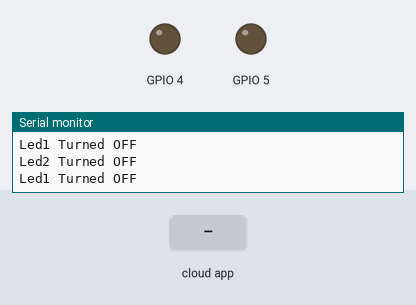
This sketch was run on a simulated ESP32. Parts: output pins drawn as LEDs (lit = HIGH), the last lines printed to the serial monitor. Inputs (shaded band) come from the test bench. WiFi joins after 1.5 s; servers stay silent unless stated; the Firebase database answers and starts empty.

Above: at 4.0 s.
4.1 s: the phone or cloud app sets LED1 to 1
At 5.3 s:
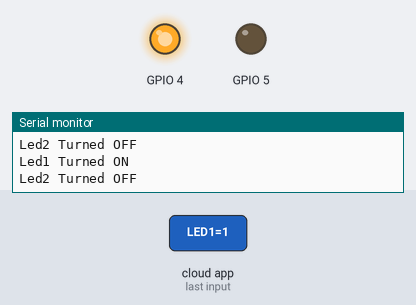
5.6 s: the phone or cloud app sets LED2 to 1
At 6.1 s:
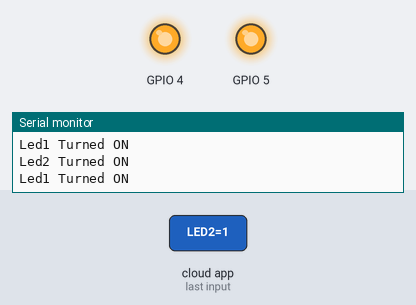
7.3 s: the phone or cloud app sets LED1 to 0
At 8.0 s:
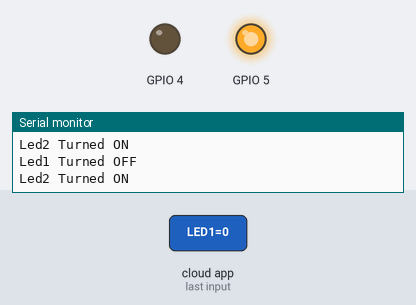
8.9 s: the phone or cloud app sets LED2 to 0
At 10.0 s:
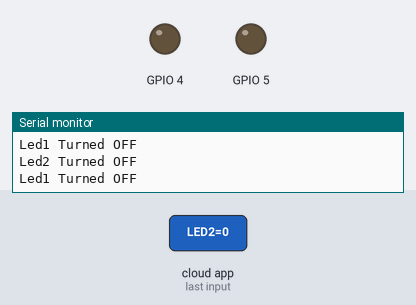
Timing chart, 0 to 11.6 s (numbered marks = the images above; inputs shaded):
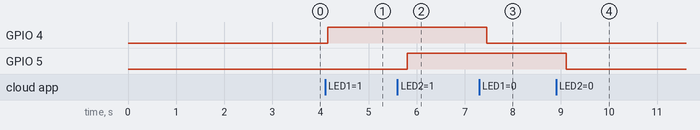

The sketch:

INLAB13TASK4.ino
```cpp
#include <WiFi.h>  // esp32 library
#include <IOXhop_FirebaseESP32.h> // firebase library
#define FIREBASE_HOST "ledcontrol-62944.firebaseio.com/"  //Your Firebase //Project URL goes here without "http:" , "\" and "/"
#define FIREBASE_AUTH "OxzrkO3madFgyyp4CNRCco0dS4ZLzXmtUG88SJ5k"
//Your Firebase Database Secret goes here
#define WIFI_SSID "PinkPanther"  //your WiFi SSID for which yout NodeMCU connects
#define WIFI_PASSWORD "AFA123E185"    //Password of your wifi network
String fireStatus = ""; // led status received from firebase
String fireStatus2 = "";
const int led1 = 4; const int led2=5;

void setup() { Serial.begin(9600); delay(1000);
pinMode(4, OUTPUT); pinMode(5, OUTPUT);

WiFi.begin(WIFI_SSID, WIFI_PASSWORD); //try to connect with wifi

Serial.print("Connecting to "); Serial.print(WIFI_SSID);
while (WiFi.status() != WL_CONNECTED) { Serial.print(".");
delay(500);

}

Serial.println(); Serial.print("Connected to ");

Serial.println(WIFI_SSID); Serial.print("IP Address is : ");
Serial.println(WiFi.localIP());  //print local IP address

Firebase.begin(FIREBASE_HOST, FIREBASE_AUTH); // connect to firebase

Firebase.setString("LED1", "0");  //send initial string of led status
Firebase.setString("LED2", "0");
}

void loop() {

fireStatus = Firebase.getString("LED1");  // get led status input from firebase

if (fireStatus == "1") {  // compare the input of led status received from firebase

Serial.println("Led1 Turned ON");

digitalWrite(4, HIGH);  // make output led ON

}

else if (fireStatus == "0") { // compare the input of led status received from firebase

Serial.println("Led1 Turned OFF");

digitalWrite(4, LOW); // make output led OFF

}

else {

Serial.println("Wrong Credential for LED1! Please send ON/OFF");

}

fireStatus2 = Firebase.getString("LED2");
if (fireStatus2 == "1") {  // compare the input of led status received from firebase

Serial.println("Led2 Turned ON");

digitalWrite(5, HIGH);  // make output led ON

}

else if (fireStatus2 == "0") {  // compare the input of led status received from firebase

Serial.println("Led2 Turned OFF");

digitalWrite(5, LOW); // make output led OFF

}

else {

Serial.println("Wrong Credential for LED2! Please send ON/OFF");

}
}
```

Measured:
- after the input at 4.1 s, GPIO 4: LOW → HIGH after 0.06 s
- after the input at 5.6 s, GPIO 5: LOW → HIGH after 0.21 s
- after the input at 7.3 s, GPIO 4: HIGH → LOW after 0.16 s
- after the input at 8.9 s, GPIO 5: HIGH → LOW after 0.21 s
